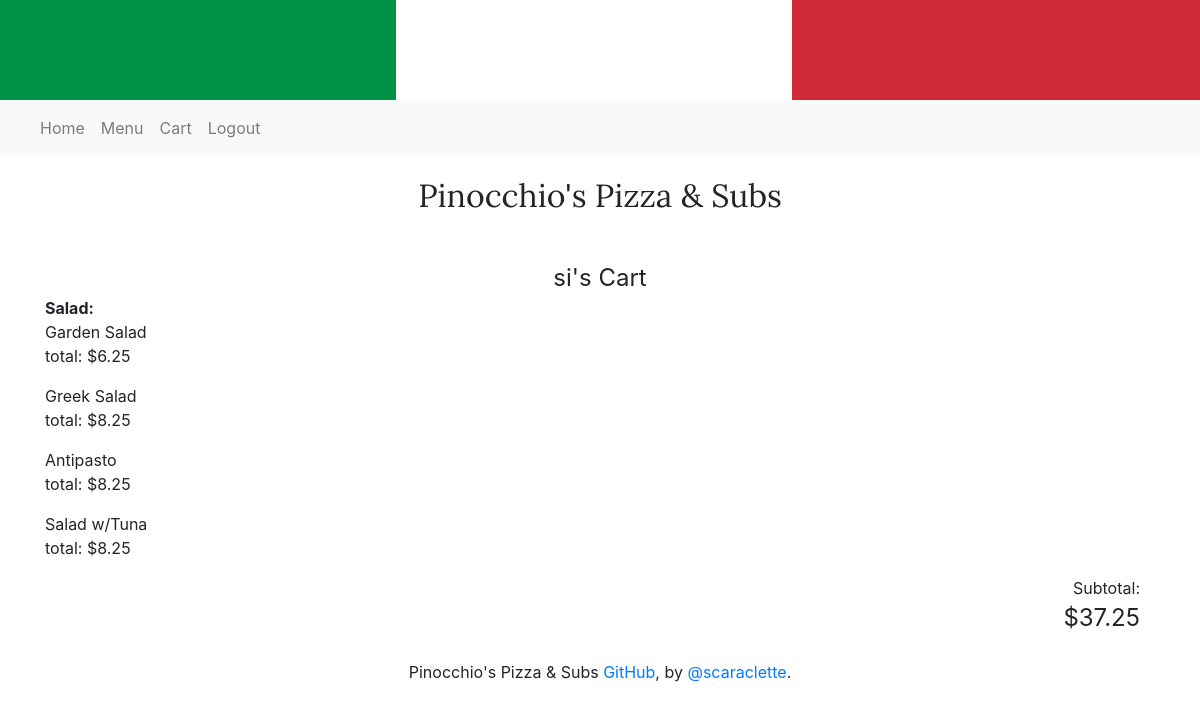
Page /cart/ (signed in) on the earlier database version.
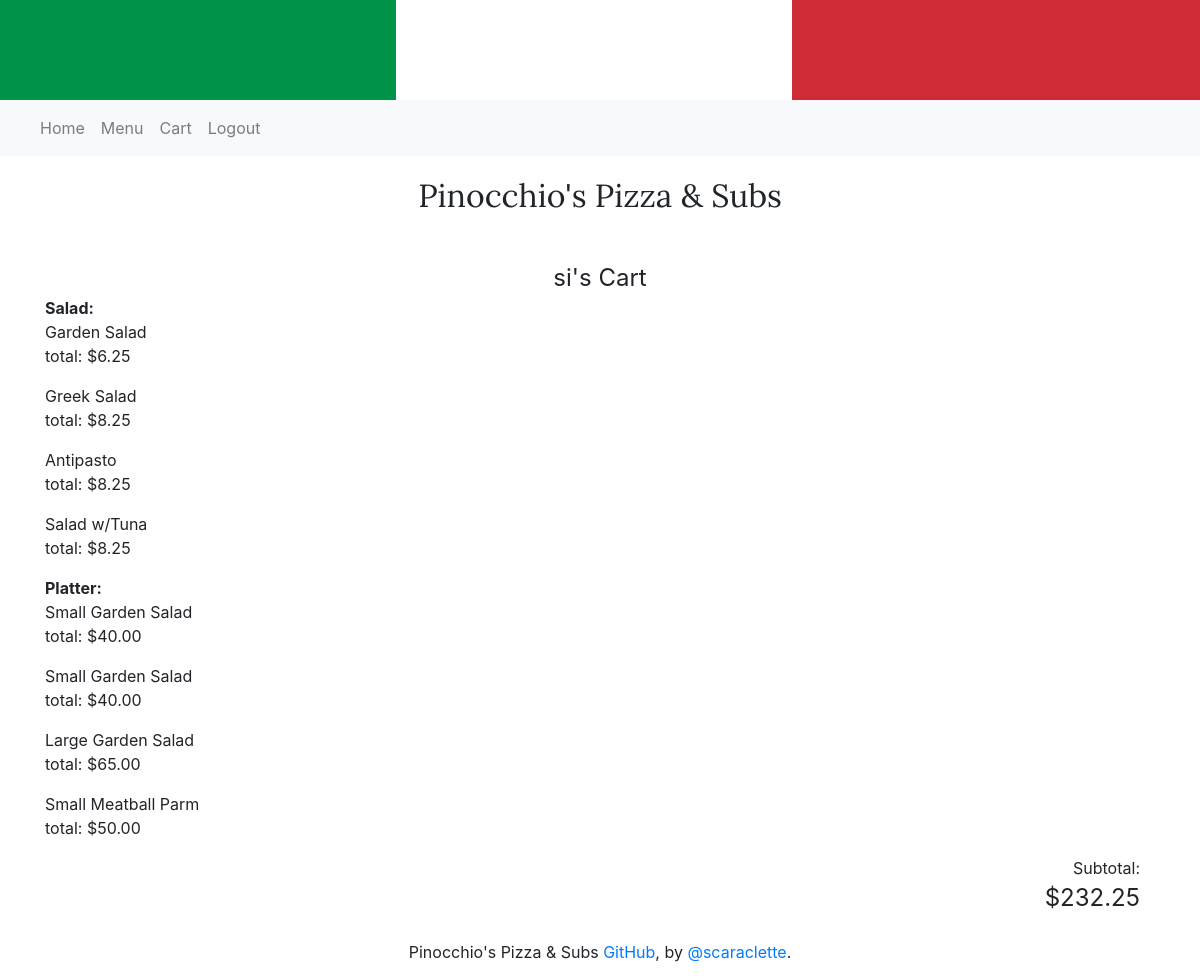
Same page on the later database version.
### orders/models.py (models this page shows, shortened)
class CustomerSalad(models.Model):
    saladName = models.CharField(max_length=64)
    saladPrice = models.DecimalField(max_digits=4, decimal_places=2)

class Cart(models.Model):
    customer = models.ForeignKey(User, on_delete=models.CASCADE, related_name='cartOwner')
    totalPrice = models.DecimalField(max_digits=6, decimal_places=2, default=0)
    pizzaOrdered = models.ManyToManyField(CustomerPizza, blank=True)
    subOrdered = models.ManyToManyField(CustomerSub, blank=True)
    pastaOrdered = models.ManyToManyField(CustomerPasta, blank=True)
    saladOrdered = models.ManyToManyField(CustomerSalad, blank=True)
    platterOrdered = models.ManyToManyField(CustomerPlatter, blank=True)
    cartPaid = models.BooleanField(default=False)

class CustomerPlatter(models.Model):
    SMALL = 's'
    LARGE = 'l'
    PLATTER_SIZE = (
        (SMALL, 'small'),
        (LARGE, 'large')
    )
    platterSize = models.CharField(max_length=1, choices=PLATTER_SIZE)
    platterName = models.CharField(max_length=64)
    platterPrice = models.DecimalField(max_digits=4, decimal_places=2)

### orders/views.py (the view, shortened to what this page needs)
# urls.py: path("cart/", views.cart, name="cart"),
@login_required(login_url='login')
def cart(request):
    user = request.user
    try:
        currentCart = user.cartOwner.get(cartPaid=False)
        checkPizza = currentCart.pizzaOrdered.all()
    except:
        context = {
            "message": True,
        }
        return render(request, "cart.html", context)
    checkSub = currentCart.subOrdered.all()
    checkPasta = currentCart.pastaOrdered.all()
    checkSalad = currentCart.saladOrdered.all()
    checkPlatter = currentCart.platterOrdered.all()
    pizza = len(checkPizza) != 0
    sub = len(checkSub) != 0
    pasta = len(checkPasta) != 0
    salad = len(checkSalad) != 0
    platter = len(checkPlatter) != 0
    stripeTotal = int(currentCart.totalPrice * 100)
    context = {
        "cart":currentCart,
        "pizza":pizza,
        "sub":sub,
        "pasta":pasta,
        "salad":salad,
        "platter":platter,
        "checkSub":checkSub,
        "checkPasta":checkPasta,
        "checkSalad":checkSalad,
        "checkPlatter":checkPlatter,
        "stripeTotal":stripeTotal,
        "key": settings.STRIPE_PUBLISHABLE_KEY,
    }
    return render(request, "cart.html", context)

### templates/cart.html (shortened to what this page needs)
{% extends 'base.html' %}
{% load static %}
{% block stylesheet %}
<link rel="stylesheet" href="{% static 'css/menu.css' %}" type="text/css">
{% endblock %}
{% block body %}
<div class="container-fluid text-center title-text">{{user.username}}'s Cart</div>
<div class="container ">
    {% if isPaid %}
    <div class="container text-center">
        Thank you for paying! We'll deliver your order shortly.<br>
        <div class="container text-center">
            <img src="http://www.pinocchiospizza.net/images/pinocchio_72.gif" class="img-fluid"
                        alt="Responsive image">
        </div>
        <a href="{% url 'index' %}">Home</a>
    </div>
    {% elif message %}
    <div class="container text-center">
        Cart is empty! <a href="{% url 'menu' %}">Order now</a>
    </div>
    {% else %}
    {% include 'includes/cart-items.html' %}
    <div class="container text-right">
        Subtotal:<br>
        <div class="title-text">
            ${{cart.totalPrice}}
        </div>
    </div>
    {% endif %}
</div>
{% endblock %}

### templates/base.html (shortened to what this page needs)
{% load static %}
<!DOCTYPE html>
<html>
<head>
    <link rel="stylesheet" href="{% static 'css/bootstrap.min.css' %}" type="text/css">
    <link rel="stylesheet" href="{% static 'css/custom.css' %}" type="text/css">
    {% block stylesheet %}{% endblock %}
</head>
<body>
    <div id="page-container">
        <div id="content-wrap">
            <div class="container-fluid italy"></div>
            {% if user.is_authenticated %}
            <nav class="navbar navbar-expand-lg navbar-light bg-light">
                <div class="collapse navbar-collapse" id="navbarText">
                    <ul class="navbar-nav mr-auto">
                        <li class="nav-item">
                            <a class="nav-link" href="{% url 'index' %}">Home <span class="sr-only">(current)</span></a>
                        </li>
                        <li class="nav-item">
                            <a class="nav-link" href="{% url 'menu' %}">Menu</a>
                        </li>
                        <li class="nav-item">
                            <a class="nav-link" href="{% url 'cart' %}">Cart</a>
                        </li>
                        <li class="nav-item">
                            <a class="nav-link" href="{% url 'logout' %}">Logout</a>
                        </li>
                    </ul>
                </div>
            </nav>
            {% else %}
            <div class="container-fluid text-center">
                <a type="button" href="{% url 'login' %}" class="btn btn-primary">LOG IN</a>
            </div>
            {% endif %}
            <div class="container-fluid text-center logo">Pinocchio's Pizza & Subs</div>
        </div>
        {% block body %}
        {% endblock %}
        <br>
        <div class="container-fluid text-center">
            <p>Pinocchio's Pizza & Subs <a href="https://github.com/scaraclette/Pizza-App.git">GitHub</a>, by <a href="https://github.com/scaraclette/">@scaraclette</a>.
            </p>
        </div>
    </div>
</body>
</html>

### templates/includes/cart-items.html (shortened to what this page needs)
{% if salad %}
<b>Salad:</b><br>
{% for s in checkSalad %}
<p>
    {{s.saladName}}<br>
    total: ${{s.saladPrice}}<br>
</p>
{% endfor %}
{% endif %}
{% if platter %}
<b>Platter:</b><br>
{% for p in checkPlatter %}
<p>
    {% if p.platterSize == 's' %}
    Small
    {% else %}
    Large
    {% endif %}
    {{p.platterName}}
    <br>
    total: ${{p.platterPrice}}
    <br>
</p>
{% endfor %}
{% endif %}

### static/css/custom.css (style rules this page uses)
.italy { height: 100px; background:linear-gradient(to right, #009246 0, #009246 33%, #FFF 33%, #FFF 66%, #ce2b37 66%, #ce2b37 100%); }
#page-container { position: relative; min-height: 100vh; }
#content-wrap { padding-bottom: 2.5rem; }
.logo { padding-top: 1rem; font-family: 'Lora', serif; font-size: xx-large; }

### static/css/menu.css (style rules this page uses)
.title-text { font-size: x-large; }

Differences in the rows shown:
added CustomerPlatter: platterSize "Small", platterName "Garden Salad", platterPrice "40.00"
added CustomerPlatter: platterSize "Small", platterName "Garden Salad", platterPrice "40.00"
added CustomerPlatter: platterSize "Large", platterName "Garden Salad", platterPrice "65.00"
added CustomerPlatter: platterSize "Small", platterName "Meatball Parm", platterPrice "50.00"
changed Cart: totalPrice "37.25" → "232.25"
Other differences:
text now shown: "Platter:"
